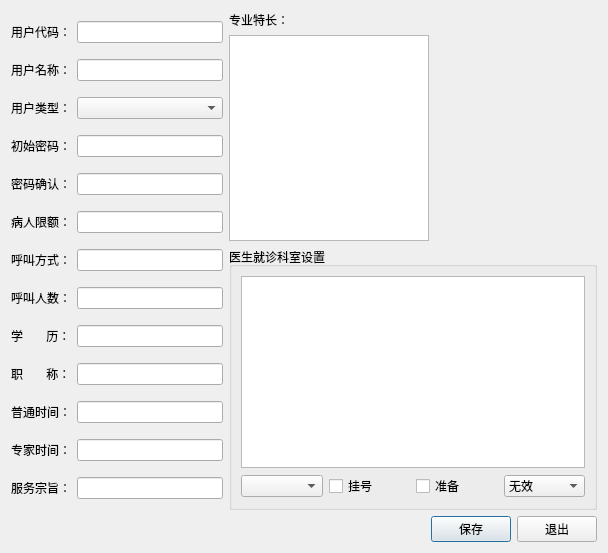
<?xml version="1.0" encoding="UTF-8"?>
<ui version="4.0">
 <class>Dialog_staff_detail_setting</class>
 <widget class="QDialog" name="Dialog_staff_detail_setting">
  <property name="geometry">
   <rect>
    <x>0</x>
    <y>0</y>
    <width>608</width>
    <height>553</height>
   </rect>
  </property>
  <property name="windowTitle">
   <string>Dialog</string>
  </property>
  <layout class="QGridLayout" name="gridLayout">
   <item row="0" column="0">
    <layout class="QVBoxLayout" name="verticalLayout_4">
     <item>
      <layout class="QHBoxLayout" name="horizontalLayout_15">
       <item>
        <layout class="QVBoxLayout" name="verticalLayout_2">
         <item>
          <layout class="QHBoxLayout" name="horizontalLayout">
           <item>
            <widget class="QLabel" name="label">
             <property name="text">
              <string>用户代码：</string>
             </property>
            </widget>
           </item>
           <item>
            <widget class="QLineEdit" name="lineEdit_yhid"/>
           </item>
          </layout>
         </item>
         <item>
          <layout class="QHBoxLayout" name="horizontalLayout_2">
           <item>
            <widget class="QLabel" name="label_2">
             <property name="text">
              <string>用户名称：</string>
             </property>
            </widget>
           </item>
           <item>
            <widget class="QLineEdit" name="lineEdit_yhmc"/>
           </item>
          </layout>
         </item>
         <item>
          <layout class="QHBoxLayout" name="horizontalLayout_3" stretch="0,1">
           <item>
            <widget class="QLabel" name="label_3">
             <property name="text">
              <string>用户类型：</string>
             </property>
            </widget>
           </item>
           <item>
            <widget class="QComboBox" name="comboBox_staff_type"/>
           </item>
          </layout>
         </item>
         <item>
          <layout class="QHBoxLayout" name="horizontalLayout_4">
           <item>
            <widget class="QLabel" name="label_4">
             <property name="text">
              <string>初始密码：</string>
             </property>
            </widget>
           </item>
           <item>
            <widget class="QLineEdit" name="lineEdit_pwd1"/>
           </item>
          </layout>
         </item>
         <item>
          <layout class="QHBoxLayout" name="horizontalLayout_5">
           <item>
            <widget class="QLabel" name="label_5">
             <property name="text">
              <string>密码确认：</string>
             </property>
            </widget>
           </item>
           <item>
            <widget class="QLineEdit" name="lineEdit_pwd2"/>
           </item>
          </layout>
         </item>
         <item>
          <layout class="QHBoxLayout" name="horizontalLayout_6">
           <item>
            <widget class="QLabel" name="label_6">
             <property name="text">
              <string>病人限额：</string>
             </property>
            </widget>
           </item>
           <item>
            <widget class="QLineEdit" name="lineEdit_max_patient_number"/>
           </item>
          </layout>
         </item>
         <item>
          <layout class="QHBoxLayout" name="horizontalLayout_7">
           <item>
            <widget class="QLabel" name="label_7">
             <property name="text">
              <string>呼叫方式：</string>
             </property>
            </widget>
           </item>
           <item>
            <widget class="QLineEdit" name="lineEdit_call_way"/>
           </item>
          </layout>
         </item>
         <item>
          <layout class="QHBoxLayout" name="horizontalLayout_8">
           <item>
            <widget class="QLabel" name="label_8">
             <property name="text">
              <string>呼叫人数：</string>
             </property>
            </widget>
           </item>
           <item>
            <widget class="QLineEdit" name="lineEdit_called_number"/>
           </item>
          </layout>
         </item>
         <item>
          <layout class="QHBoxLayout" name="horizontalLayout_10">
           <item>
            <widget class="QLabel" name="label_10">
             <property name="text">
              <string>学       历：</string>
             </property>
            </widget>
           </item>
           <item>
            <widget class="QLineEdit" name="lineEdit_education"/>
           </item>
          </layout>
         </item>
         <item>
          <layout class="QHBoxLayout" name="horizontalLayout_11">
           <item>
            <widget class="QLabel" name="label_11">
             <property name="text">
              <string>职       称：</string>
             </property>
            </widget>
           </item>
           <item>
            <widget class="QLineEdit" name="lineEdit_titlename"/>
           </item>
          </layout>
         </item>
         <item>
          <layout class="QHBoxLayout" name="horizontalLayout_12">
           <item>
            <widget class="QLabel" name="label_12">
             <property name="text">
              <string>普通时间：</string>
             </property>
            </widget>
           </item>
           <item>
            <widget class="QLineEdit" name="lineEdit_normal_clinic_time"/>
           </item>
          </layout>
         </item>
         <item>
          <layout class="QHBoxLayout" name="horizontalLayout_13">
           <item>
            <widget class="QLabel" name="label_13">
             <property name="text">
              <string>专家时间：</string>
             </property>
            </widget>
           </item>
           <item>
            <widget class="QLineEdit" name="lineEdit_pro_clinic_time"/>
           </item>
          </layout>
         </item>
         <item>
          <layout class="QHBoxLayout" name="horizontalLayout_9">
           <item>
            <widget class="QLabel" name="label_9">
             <property name="text">
              <string>服务宗旨：</string>
             </property>
            </widget>
           </item>
           <item>
            <widget class="QLineEdit" name="lineEdit_server_target"/>
           </item>
          </layout>
         </item>
        </layout>
       </item>
       <item>
        <layout class="QVBoxLayout" name="verticalLayout_3">
         <item>
          <layout class="QHBoxLayout" name="horizontalLayout_14">
           <item>
            <layout class="QVBoxLayout" name="verticalLayout">
             <item>
              <widget class="QLabel" name="label_15">
               <property name="text">
                <string>专业特长：</string>
               </property>
              </widget>
             </item>
             <item>
              <widget class="QTextEdit" name="textEdit_specialist">
               <property name="sizePolicy">
                <sizepolicy hsizetype="Expanding" vsizetype="Expanding">
                 <horstretch>0</horstretch>
                 <verstretch>0</verstretch>
                </sizepolicy>
               </property>
               <property name="maximumSize">
                <size>
                 <width>200</width>
                 <height>16777215</height>
                </size>
               </property>
              </widget>
             </item>
            </layout>
           </item>
           <item>
            <widget class="QLabel" name="label_doctor_photo">
             <property name="sizePolicy">
              <sizepolicy hsizetype="Fixed" vsizetype="Fixed">
               <horstretch>0</horstretch>
               <verstretch>0</verstretch>
              </sizepolicy>
             </property>
             <property name="minimumSize">
              <size>
               <width>162</width>
               <height>216</height>
              </size>
             </property>
             <property name="text">
              <string/>
             </property>
            </widget>
           </item>
          </layout>
         </item>
         <item>
          <widget class="QGroupBox" name="groupBox">
           <property name="title">
            <string>医生就诊科室设置</string>
           </property>
           <layout class="QGridLayout" name="gridLayout_2">
            <item row="0" column="0">
             <layout class="QVBoxLayout" name="verticalLayout_5">
              <item>
               <widget class="QTableWidget" name="tableWidget"/>
              </item>
              <item>
               <layout class="QHBoxLayout" name="horizontalLayout_17">
                <item>
                 <widget class="QComboBox" name="comboBox_group"/>
                </item>
                <item>
                 <widget class="QCheckBox" name="checkBox_sign">
                  <property name="text">
                   <string>挂号</string>
                  </property>
                 </widget>
                </item>
                <item>
                 <widget class="QCheckBox" name="checkBox_prepare">
                  <property name="layoutDirection">
                   <enum>Qt::LeftToRight</enum>
                  </property>
                  <property name="text">
                   <string>准备</string>
                  </property>
                 </widget>
                </item>
                <item>
                 <widget class="QComboBox" name="comboBox_prepare_number">
                  <item>
                   <property name="text">
                    <string>无效</string>
                   </property>
                  </item>
                  <item>
                   <property name="text">
                    <string>0</string>
                   </property>
                  </item>
                  <item>
                   <property name="text">
                    <string>1</string>
                   </property>
                  </item>
                  <item>
                   <property name="text">
                    <string>2</string>
                   </property>
                  </item>
                  <item>
                   <property name="text">
                    <string>3</string>
                   </property>
                  </item>
                  <item>
                   <property name="text">
                    <string>4</string>
                   </property>
                  </item>
                  <item>
                   <property name="text">
                    <string>5</string>
                   </property>
                  </item>
                  <item>
                   <property name="text">
                    <string>6</string>
                   </property>
                  </item>
                  <item>
                   <property name="text">
                    <string>7</string>
                   </property>
                  </item>
                  <item>
                   <property name="text">
                    <string>8</string>
                   </property>
                  </item>
                  <item>
                   <property name="text">
                    <string>9</string>
                   </property>
                  </item>
                  <item>
                   <property name="text">
                    <string>10</string>
                   </property>
                  </item>
                  <item>
                   <property name="text">
                    <string>15</string>
                   </property>
                  </item>
                  <item>
                   <property name="text">
                    <string>20</string>
                   </property>
                  </item>
                  <item>
                   <property name="text">
                    <string>新建项目</string>
                   </property>
                  </item>
                 </widget>
                </item>
               </layout>
              </item>
             </layout>
            </item>
           </layout>
          </widget>
         </item>
        </layout>
       </item>
      </layout>
     </item>
     <item>
      <layout class="QHBoxLayout" name="horizontalLayout_16">
       <item>
        <spacer name="horizontalSpacer">
         <property name="orientation">
          <enum>Qt::Horizontal</enum>
         </property>
         <property name="sizeHint" stdset="0">
          <size>
           <width>40</width>
           <height>20</height>
          </size>
         </property>
        </spacer>
       </item>
       <item>
        <widget class="QPushButton" name="pushButton_save">
         <property name="text">
          <string>保存</string>
         </property>
         <property name="icon">
          <iconset resource="res.qrc">
           <normaloff>:/icon/icon/save.png</normaloff>:/icon/icon/save.png</iconset>
         </property>
        </widget>
       </item>
       <item>
        <widget class="QPushButton" name="pushButton_exit">
         <property name="text">
          <string>退出</string>
         </property>
         <property name="icon">
          <iconset resource="res.qrc">
           <normaloff>:/icon/icon/exit.ico</normaloff>:/icon/icon/exit.ico</iconset>
         </property>
        </widget>
       </item>
      </layout>
     </item>
    </layout>
   </item>
  </layout>
 </widget>
 <resources>
  <include location="res.qrc"/>
 </resources>
 <connections/>
</ui>
